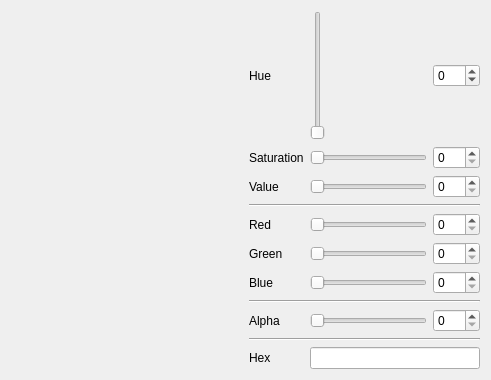
<?xml version="1.0" encoding="UTF-8"?>
<ui version="4.0">
 <class>QEspLamp</class>
 <widget class="QWidget" name="QEspLamp">
  <property name="geometry">
   <rect>
    <x>0</x>
    <y>0</y>
    <width>491</width>
    <height>380</height>
   </rect>
  </property>
  <property name="windowTitle">
   <string>ESP Lamp controller</string>
  </property>
  <property name="windowIcon">
   <iconset theme="format-fill-color">
    <normaloff/>
   </iconset>
  </property>
  <layout class="QVBoxLayout" name="verticalLayout_2">
   <item>
    <layout class="QHBoxLayout" name="horizontalLayout">
     <item>
      <layout class="QVBoxLayout" name="verticalLayout">
       <item>
        <widget class="color_widgets::ColorWheel" name="wheel">
         <property name="sizePolicy">
          <sizepolicy hsizetype="MinimumExpanding" vsizetype="MinimumExpanding">
           <horstretch>0</horstretch>
           <verstretch>0</verstretch>
          </sizepolicy>
         </property>
        </widget>
       </item>
       <item>
        <widget class="color_widgets::ColorPreview" name="preview">
         <property name="display_mode" stdset="0">
          <enum>color_widgets::ColorPreview::SplitColor</enum>
         </property>
        </widget>
       </item>
      </layout>
     </item>
     <item>
      <layout class="QGridLayout" name="gridLayout">
       <item row="2" column="1">
        <widget class="color_widgets::GradientSlider" name="slide_value">
         <property name="maximum">
          <number>255</number>
         </property>
         <property name="orientation">
          <enum>Qt::Horizontal</enum>
         </property>
        </widget>
       </item>
       <item row="1" column="0">
        <widget class="QLabel" name="label_7">
         <property name="text">
          <string>Saturation</string>
         </property>
        </widget>
       </item>
       <item row="0" column="0">
        <widget class="QLabel" name="label_6">
         <property name="text">
          <string>Hue</string>
         </property>
        </widget>
       </item>
       <item row="1" column="1">
        <widget class="color_widgets::GradientSlider" name="slide_saturation">
         <property name="maximum">
          <number>255</number>
         </property>
         <property name="orientation">
          <enum>Qt::Horizontal</enum>
         </property>
        </widget>
       </item>
       <item row="10" column="0">
        <widget class="QLabel" name="label_8">
         <property name="text">
          <string>Hex</string>
         </property>
        </widget>
       </item>
       <item row="6" column="0">
        <widget class="QLabel" name="label_3">
         <property name="text">
          <string>Blue</string>
         </property>
        </widget>
       </item>
       <item row="8" column="1">
        <widget class="color_widgets::GradientSlider" name="slide_alpha">
         <property name="maximum">
          <number>255</number>
         </property>
         <property name="orientation">
          <enum>Qt::Horizontal</enum>
         </property>
        </widget>
       </item>
       <item row="4" column="1">
        <widget class="color_widgets::GradientSlider" name="slide_red">
         <property name="maximum">
          <number>255</number>
         </property>
         <property name="orientation">
          <enum>Qt::Horizontal</enum>
         </property>
        </widget>
       </item>
       <item row="5" column="1">
        <widget class="color_widgets::GradientSlider" name="slide_green">
         <property name="maximum">
          <number>255</number>
         </property>
         <property name="orientation">
          <enum>Qt::Horizontal</enum>
         </property>
        </widget>
       </item>
       <item row="2" column="0">
        <widget class="QLabel" name="label_5">
         <property name="text">
          <string>Value</string>
         </property>
        </widget>
       </item>
       <item row="5" column="0">
        <widget class="QLabel" name="label_2">
         <property name="text">
          <string>Green</string>
         </property>
        </widget>
       </item>
       <item row="8" column="0">
        <widget class="QLabel" name="label_alpha">
         <property name="text">
          <string>Alpha</string>
         </property>
        </widget>
       </item>
       <item row="4" column="0">
        <widget class="QLabel" name="label">
         <property name="text">
          <string>Red</string>
         </property>
        </widget>
       </item>
       <item row="6" column="1">
        <widget class="color_widgets::GradientSlider" name="slide_blue">
         <property name="maximum">
          <number>255</number>
         </property>
         <property name="orientation">
          <enum>Qt::Horizontal</enum>
         </property>
        </widget>
       </item>
       <item row="0" column="2">
        <widget class="QSpinBox" name="spin_hue">
         <property name="wrapping">
          <bool>true</bool>
         </property>
         <property name="maximum">
          <number>359</number>
         </property>
        </widget>
       </item>
       <item row="1" column="2">
        <widget class="QSpinBox" name="spin_saturation">
         <property name="maximum">
          <number>255</number>
         </property>
        </widget>
       </item>
       <item row="2" column="2">
        <widget class="QSpinBox" name="spin_value">
         <property name="maximum">
          <number>255</number>
         </property>
        </widget>
       </item>
       <item row="4" column="2">
        <widget class="QSpinBox" name="spin_red">
         <property name="maximum">
          <number>255</number>
         </property>
        </widget>
       </item>
       <item row="5" column="2">
        <widget class="QSpinBox" name="spin_green">
         <property name="maximum">
          <number>255</number>
         </property>
        </widget>
       </item>
       <item row="6" column="2">
        <widget class="QSpinBox" name="spin_blue">
         <property name="maximum">
          <number>255</number>
         </property>
        </widget>
       </item>
       <item row="8" column="2">
        <widget class="QSpinBox" name="spin_alpha">
         <property name="maximum">
          <number>255</number>
         </property>
        </widget>
       </item>
       <item row="7" column="0" colspan="3">
        <widget class="Line" name="line_alpha">
         <property name="orientation">
          <enum>Qt::Horizontal</enum>
         </property>
        </widget>
       </item>
       <item row="3" column="0" colspan="3">
        <widget class="Line" name="line">
         <property name="orientation">
          <enum>Qt::Horizontal</enum>
         </property>
        </widget>
       </item>
       <item row="9" column="0" colspan="3">
        <widget class="Line" name="line_3">
         <property name="orientation">
          <enum>Qt::Horizontal</enum>
         </property>
        </widget>
       </item>
       <item row="0" column="1">
        <widget class="color_widgets::HueSlider" name="slide_hue">
         <property name="minimum">
          <number>0</number>
         </property>
         <property name="maximum">
          <number>359</number>
         </property>
        </widget>
       </item>
       <item row="10" column="1" colspan="2">
        <widget class="color_widgets::ColorLineEdit" name="edit_hex">
         <property name="font">
          <font>
           <family>Monospace</family>
          </font>
         </property>
         <property name="showAlpha">
          <bool>true</bool>
         </property>
        </widget>
       </item>
      </layout>
     </item>
    </layout>
   </item>
   <!--item>
    <widget class="QMainWindowButtonBox" name="buttonBox">
     <property name="standardButtons">
      <set>QMainWindowButtonBox::Apply|QMainWindowButtonBox::Cancel|QMainWindowButtonBox::Ok|QMainWindowButtonBox::Reset</set>
     </property>
    </widget>
   </item-->
  </layout>
 </widget>
 <layoutdefault spacing="6" margin="11"/>
 <customwidgets>
  <customwidget>
   <class>color_widgets::ColorPreview</class>
   <extends>QWidget</extends>
   <header>color_preview.hpp</header>
   <container>1</container>
  </customwidget>
  <customwidget>
   <class>color_widgets::ColorWheel</class>
   <extends>QWidget</extends>
   <header>color_wheel.hpp</header>
   <container>1</container>
   <slots>
    <signal>colorSelected(QColor)</signal>
    <slot>setColor(QColor)</slot>
   </slots>
  </customwidget>
  <customwidget>
   <class>color_widgets::GradientSlider</class>
   <extends>QSlider</extends>
   <header>gradient_slider.hpp</header>
  </customwidget>
  <customwidget>
   <class>color_widgets::HueSlider</class>
   <extends>color_widgets::GradientSlider</extends>
   <header>hue_slider.hpp</header>
  </customwidget>
  <customwidget>
   <class>color_widgets::ColorLineEdit</class>
   <extends>QLineEdit</extends>
   <header>color_line_edit.hpp</header>
  </customwidget>
 </customwidgets>
 <resources/>
 <connections>
  <connection>
   <sender>slide_saturation</sender>
   <signal>valueChanged(int)</signal>
   <receiver>QEspLamp</receiver>
   <slot>set_hsv()</slot>
   <hints>
    <hint type="sourcelabel">
     <x>416</x>
     <y>71</y>
    </hint>
    <hint type="destinationlabel">
     <x>537</x>
     <y>54</y>
    </hint>
   </hints>
  </connection>
  <connection>
   <sender>slide_value</sender>
   <signal>valueChanged(int)</signal>
   <receiver>QEspLamp</receiver>
   <slot>set_hsv()</slot>
   <hints>
    <hint type="sourcelabel">
     <x>416</x>
     <y>109</y>
    </hint>
    <hint type="destinationlabel">
     <x>537</x>
     <y>88</y>
    </hint>
   </hints>
  </connection>
  <connection>
   <sender>slide_red</sender>
   <signal>valueChanged(int)</signal>
   <receiver>QEspLamp</receiver>
   <slot>set_rgb()</slot>
   <hints>
    <hint type="sourcelabel">
     <x>416</x>
     <y>156</y>
    </hint>
    <hint type="destinationlabel">
     <x>557</x>
     <y>142</y>
    </hint>
   </hints>
  </connection>
  <connection>
   <sender>slide_green</sender>
   <signal>valueChanged(int)</signal>
   <receiver>QEspLamp</receiver>
   <slot>set_rgb()</slot>
   <hints>
    <hint type="sourcelabel">
     <x>416</x>
     <y>194</y>
    </hint>
    <hint type="destinationlabel">
     <x>538</x>
     <y>166</y>
    </hint>
   </hints>
  </connection>
  <connection>
   <sender>slide_blue</sender>
   <signal>valueChanged(int)</signal>
   <receiver>QEspLamp</receiver>
   <slot>set_rgb()</slot>
   <hints>
    <hint type="sourcelabel">
     <x>416</x>
     <y>232</y>
    </hint>
    <hint type="destinationlabel">
     <x>537</x>
     <y>205</y>
    </hint>
   </hints>
  </connection>
  <connection>
   <sender>slide_alpha</sender>
   <signal>valueChanged(int)</signal>
   <receiver>QEspLamp</receiver>
   <slot>set_alpha()</slot>
   <hints>
    <hint type="sourcelabel">
     <x>416</x>
     <y>279</y>
    </hint>
    <hint type="destinationlabel">
     <x>531</x>
     <y>251</y>
    </hint>
   </hints>
  </connection>
  <connection>
   <sender>wheel</sender>
   <signal>colorSelected(QColor)</signal>
   <receiver>QEspLamp</receiver>
   <slot>setColorInternal(QColor)</slot>
   <hints>
    <hint type="sourcelabel">
     <x>175</x>
     <y>101</y>
    </hint>
    <hint type="destinationlabel">
     <x>568</x>
     <y>106</y>
    </hint>
   </hints>
  </connection>
  <connection>
   <sender>slide_saturation</sender>
   <signal>valueChanged(int)</signal>
   <receiver>spin_saturation</receiver>
   <slot>setValue(int)</slot>
   <hints>
    <hint type="sourcelabel">
     <x>416</x>
     <y>71</y>
    </hint>
    <hint type="destinationlabel">
     <x>480</x>
     <y>62</y>
    </hint>
   </hints>
  </connection>
  <connection>
   <sender>spin_saturation</sender>
   <signal>valueChanged(int)</signal>
   <receiver>slide_saturation</receiver>
   <slot>setValue(int)</slot>
   <hints>
    <hint type="sourcelabel">
     <x>461</x>
     <y>55</y>
    </hint>
    <hint type="destinationlabel">
     <x>416</x>
     <y>71</y>
    </hint>
   </hints>
  </connection>
  <connection>
   <sender>slide_value</sender>
   <signal>valueChanged(int)</signal>
   <receiver>spin_value</receiver>
   <slot>setValue(int)</slot>
   <hints>
    <hint type="sourcelabel">
     <x>416</x>
     <y>109</y>
    </hint>
    <hint type="destinationlabel">
     <x>480</x>
     <y>91</y>
    </hint>
   </hints>
  </connection>
  <connection>
   <sender>spin_value</sender>
   <signal>valueChanged(int)</signal>
   <receiver>slide_value</receiver>
   <slot>setValue(int)</slot>
   <hints>
    <hint type="sourcelabel">
     <x>480</x>
     <y>91</y>
    </hint>
    <hint type="destinationlabel">
     <x>416</x>
     <y>109</y>
    </hint>
   </hints>
  </connection>
  <connection>
   <sender>slide_red</sender>
   <signal>valueChanged(int)</signal>
   <receiver>spin_red</receiver>
   <slot>setValue(int)</slot>
   <hints>
    <hint type="sourcelabel">
     <x>416</x>
     <y>156</y>
    </hint>
    <hint type="destinationlabel">
     <x>482</x>
     <y>162</y>
    </hint>
   </hints>
  </connection>
  <connection>
   <sender>spin_red</sender>
   <signal>valueChanged(int)</signal>
   <receiver>slide_red</receiver>
   <slot>setValue(int)</slot>
   <hints>
    <hint type="sourcelabel">
     <x>482</x>
     <y>162</y>
    </hint>
    <hint type="destinationlabel">
     <x>416</x>
     <y>156</y>
    </hint>
   </hints>
  </connection>
  <connection>
   <sender>slide_green</sender>
   <signal>valueChanged(int)</signal>
   <receiver>spin_green</receiver>
   <slot>setValue(int)</slot>
   <hints>
    <hint type="sourcelabel">
     <x>416</x>
     <y>194</y>
    </hint>
    <hint type="destinationlabel">
     <x>482</x>
     <y>200</y>
    </hint>
   </hints>
  </connection>
  <connection>
   <sender>spin_green</sender>
   <signal>valueChanged(int)</signal>
   <receiver>slide_green</receiver>
   <slot>setValue(int)</slot>
   <hints>
    <hint type="sourcelabel">
     <x>482</x>
     <y>200</y>
    </hint>
    <hint type="destinationlabel">
     <x>416</x>
     <y>194</y>
    </hint>
   </hints>
  </connection>
  <connection>
   <sender>slide_alpha</sender>
   <signal>valueChanged(int)</signal>
   <receiver>spin_alpha</receiver>
   <slot>setValue(int)</slot>
   <hints>
    <hint type="sourcelabel">
     <x>416</x>
     <y>279</y>
    </hint>
    <hint type="destinationlabel">
     <x>482</x>
     <y>285</y>
    </hint>
   </hints>
  </connection>
  <connection>
   <sender>spin_alpha</sender>
   <signal>valueChanged(int)</signal>
   <receiver>slide_alpha</receiver>
   <slot>setValue(int)</slot>
   <hints>
    <hint type="sourcelabel">
     <x>482</x>
     <y>285</y>
    </hint>
    <hint type="destinationlabel">
     <x>416</x>
     <y>279</y>
    </hint>
   </hints>
  </connection>
  <connection>
   <sender>slide_blue</sender>
   <signal>valueChanged(int)</signal>
   <receiver>spin_blue</receiver>
   <slot>setValue(int)</slot>
   <hints>
    <hint type="sourcelabel">
     <x>416</x>
     <y>232</y>
    </hint>
    <hint type="destinationlabel">
     <x>482</x>
     <y>238</y>
    </hint>
   </hints>
  </connection>
  <connection>
   <sender>spin_blue</sender>
   <signal>valueChanged(int)</signal>
   <receiver>slide_blue</receiver>
   <slot>setValue(int)</slot>
   <hints>
    <hint type="sourcelabel">
     <x>482</x>
     <y>238</y>
    </hint>
    <hint type="destinationlabel">
     <x>416</x>
     <y>232</y>
    </hint>
   </hints>
  </connection>
  <connection>
   <sender>slide_hue</sender>
   <signal>valueChanged(int)</signal>
   <receiver>spin_hue</receiver>
   <slot>setValue(int)</slot>
   <hints>
    <hint type="sourcelabel">
     <x>405</x>
     <y>20</y>
    </hint>
    <hint type="destinationlabel">
     <x>462</x>
     <y>26</y>
    </hint>
   </hints>
  </connection>
  <connection>
   <sender>spin_hue</sender>
   <signal>valueChanged(int)</signal>
   <receiver>slide_hue</receiver>
   <slot>setValue(int)</slot>
   <hints>
    <hint type="sourcelabel">
     <x>448</x>
     <y>18</y>
    </hint>
    <hint type="destinationlabel">
     <x>388</x>
     <y>24</y>
    </hint>
   </hints>
  </connection>
  <connection>
   <sender>slide_hue</sender>
   <signal>valueChanged(int)</signal>
   <receiver>QEspLamp</receiver>
   <slot>set_hsv()</slot>
   <hints>
    <hint type="sourcelabel">
     <x>361</x>
     <y>17</y>
    </hint>
    <hint type="destinationlabel">
     <x>363</x>
     <y>8</y>
    </hint>
   </hints>
  </connection>
  <connection>
   <sender>buttonBox</sender>
   <signal>accepted()</signal>
   <receiver>QEspLamp</receiver>
   <slot>accept()</slot>
   <hints>
    <hint type="sourcelabel">
     <x>250</x>
     <y>373</y>
    </hint>
    <hint type="destinationlabel">
     <x>430</x>
     <y>267</y>
    </hint>
   </hints>
  </connection>
  <connection>
   <sender>buttonBox</sender>
   <signal>rejected()</signal>
   <receiver>QEspLamp</receiver>
   <slot>reject()</slot>
   <hints>
    <hint type="sourcelabel">
     <x>183</x>
     <y>373</y>
    </hint>
    <hint type="destinationlabel">
     <x>294</x>
     <y>323</y>
    </hint>
   </hints>
  </connection>
 </connections>
 <slots>
  <signal>colorChanged(QColor)</signal>
  <slot>set_rgb()</slot>
  <slot>set_hsv()</slot>
  <slot>setColor(QColor)</slot>
  <slot>setColorInternal(QColor)</slot>
  <slot>set_alpha()</slot>
 </slots>
</ui>
